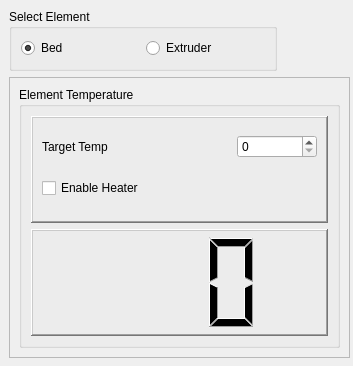
<?xml version="1.0" encoding="UTF-8"?>
<ui version="4.0">
 <class>HeaterDriver</class>
 <widget class="QWidget" name="HeaterDriver">
  <property name="geometry">
   <rect>
    <x>0</x>
    <y>0</y>
    <width>353</width>
    <height>366</height>
   </rect>
  </property>
  <property name="minimumSize">
   <size>
    <width>353</width>
    <height>366</height>
   </size>
  </property>
  <property name="windowTitle">
   <string>Pre-Heat Utility</string>
  </property>
  <property name="windowIcon">
   <iconset resource="PiRinter.qrc">
    <normaloff>:/PiRinter/Icons/Resources/glossy_3d_blue_power.png</normaloff>:/PiRinter/Icons/Resources/glossy_3d_blue_power.png</iconset>
  </property>
  <widget class="QFrame" name="DisplayFrame">
   <property name="geometry">
    <rect>
     <x>9</x>
     <y>77</y>
     <width>341</width>
     <height>281</height>
    </rect>
   </property>
   <property name="frameShape">
    <enum>QFrame::StyledPanel</enum>
   </property>
   <property name="frameShadow">
    <enum>QFrame::Raised</enum>
   </property>
   <layout class="QVBoxLayout" name="verticalLayout">
    <item>
     <widget class="QGroupBox" name="gbElementTemp">
      <property name="title">
       <string>Element Temperature</string>
      </property>
      <layout class="QVBoxLayout" name="verticalLayout_6">
       <item>
        <widget class="QFrame" name="TempFrame">
         <property name="frameShape">
          <enum>QFrame::WinPanel</enum>
         </property>
         <property name="frameShadow">
          <enum>QFrame::Raised</enum>
         </property>
         <layout class="QGridLayout" name="gridLayout_2">
          <item row="1" column="1">
           <widget class="QSpinBox" name="seTemp">
            <property name="enabled">
             <bool>true</bool>
            </property>
            <property name="maximumSize">
             <size>
              <width>80</width>
              <height>16777215</height>
             </size>
            </property>
            <property name="maximum">
             <number>999</number>
            </property>
           </widget>
          </item>
          <item row="1" column="0">
           <widget class="QLabel" name="lblTgtTemp">
            <property name="text">
             <string>Target Temp</string>
            </property>
            <property name="buddy">
             <cstring>seTemp</cstring>
            </property>
           </widget>
          </item>
          <item row="2" column="0">
           <widget class="QCheckBox" name="chkEnable">
            <property name="minimumSize">
             <size>
              <width>0</width>
              <height>32</height>
             </size>
            </property>
            <property name="toolTip">
             <string>&lt;html&gt;&lt;head/&gt;&lt;body&gt;&lt;p&gt;Enabling the heater turns the element on if it's below the target temperature.&lt;/p&gt;&lt;/body&gt;&lt;/html&gt;</string>
            </property>
            <property name="text">
             <string>Enable Heater</string>
            </property>
           </widget>
          </item>
          <item row="2" column="1" alignment="Qt::AlignHCenter|Qt::AlignVCenter">
           <widget class="QLabel" name="lblOn">
            <property name="maximumSize">
             <size>
              <width>32</width>
              <height>32</height>
             </size>
            </property>
            <property name="text">
             <string/>
            </property>
            <property name="pixmap">
             <pixmap resource="PiRinter.qrc">:/PiRinter/Icons/Resources/glossy_3d_blue_orbs2_104.png</pixmap>
            </property>
            <property name="scaledContents">
             <bool>true</bool>
            </property>
           </widget>
          </item>
         </layout>
        </widget>
       </item>
       <item>
        <widget class="QLCDNumber" name="lcdTemp">
         <property name="frameShape">
          <enum>QFrame::WinPanel</enum>
         </property>
         <property name="midLineWidth">
          <number>0</number>
         </property>
         <property name="digitCount">
          <number>3</number>
         </property>
        </widget>
       </item>
      </layout>
     </widget>
    </item>
   </layout>
  </widget>
  <widget class="QGroupBox" name="gbElemenSelect">
   <property name="geometry">
    <rect>
     <x>9</x>
     <y>9</y>
     <width>268</width>
     <height>62</height>
    </rect>
   </property>
   <property name="title">
    <string>Select Element</string>
   </property>
   <layout class="QHBoxLayout" name="horizontalLayout">
    <item>
     <widget class="QRadioButton" name="rbBedElement">
      <property name="text">
       <string>Bed</string>
      </property>
      <property name="checked">
       <bool>true</bool>
      </property>
     </widget>
    </item>
    <item>
     <widget class="QRadioButton" name="rbExtruderElement">
      <property name="text">
       <string>Extruder</string>
      </property>
     </widget>
    </item>
   </layout>
  </widget>
 </widget>
 <resources>
  <include location="PiRinter.qrc"/>
 </resources>
 <connections>
  <connection>
   <sender>chkEnable</sender>
   <signal>toggled(bool)</signal>
   <receiver>gbElemenSelect</receiver>
   <slot>setDisabled(bool)</slot>
   <hints>
    <hint type="sourcelabel">
     <x>149</x>
     <y>200</y>
    </hint>
    <hint type="destinationlabel">
     <x>51</x>
     <y>20</y>
    </hint>
   </hints>
  </connection>
 </connections>
</ui>
